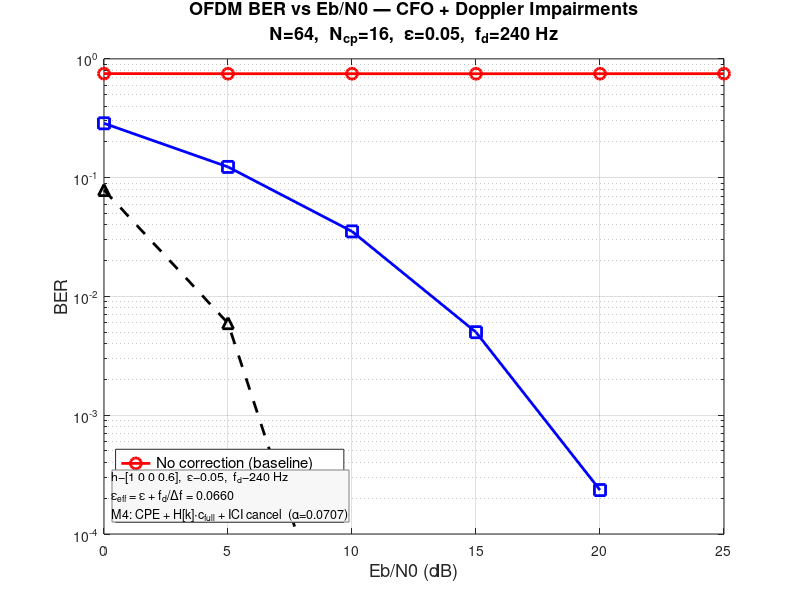
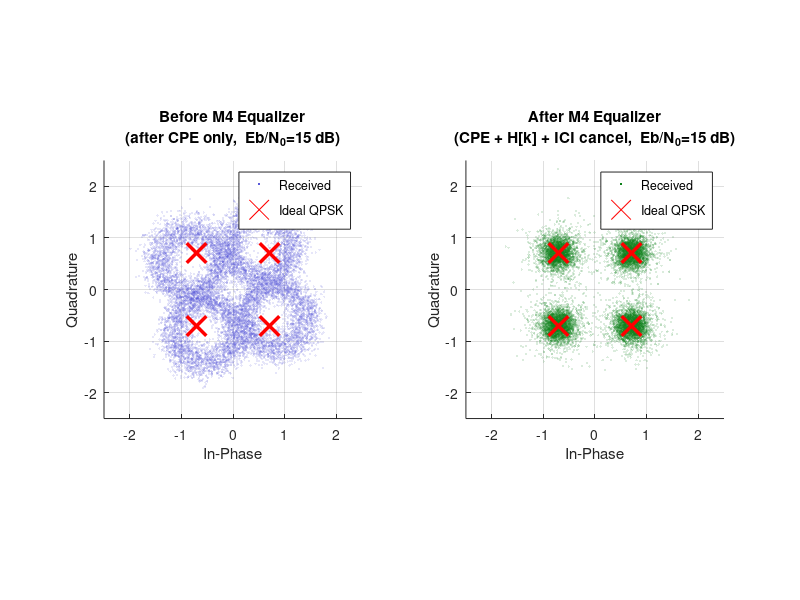

The MATLAB script that drew these images, in order: (Note: this script raises an error after producing the figures.)
% =========================================================================
%  ofdm_M4_equalizer.m
%  M4 Method: Simple ICI-Aware Equalizer for OFDM under CFO + Doppler
%
%  System: N=64, N_cp=16, QPSK, h=[1 0 0 0.6], epsilon=0.05, f_d~240 Hz
%
%  FIGURES PRODUCED
%  ----------------
%  Figure 1  — BER vs Eb/N0 (three curves)
%  Figure 2  — Constellation before / after M4  (Eb/N0 = 15 dB)
%  Figure 3  — M4 pipeline: 4-step constellation progression
%  Figure 4  — ICI leakage spectrum (sinc model)
%  Figure 5  — ICI coefficient matrix (16×16 heat-map)
%  Figure 6  — Channel frequency response |H[k]| and angle
%  Figure 7  — CPE phase drift vs symbol index
%  Figure 8  — Residual interference power at each M4 step (bar chart)
%  Figure 9  — EVM² vs Eb/N0 at each M4 step (waterfall)
%  Figure 10 — ICI coefficient alpha vs eps_eff (sensitivity)
%
% =========================================================================

clear; clc; close all;

% ── System Parameters ──────────────────────────────────────────────────
N        = 64;
N_cp     = 16;
N_sym    = 1000;
bps      = 2;

Delta_f  = 15e3;
fs       = N * Delta_f;
f_c      = 2.4e9;
v_ms     = 30;
c_light  = 3e8;
f_d      = (v_ms / c_light) * f_c;

epsilon  = 0.05;
eps_dop  = f_d / Delta_f;
eps_eff  = epsilon + eps_dop;
dphi     = 2 * pi * eps_eff / N;

h_cir    = [1, 0, 0, 0.6];

EbN0_dB       = [0, 5, 10, 15, 20, 25];
EbN0_dB_const = 15;

fprintf('=== M4 ICI-Aware OFDM Equalizer Simulation ===\n');
fprintf('N=%d, N_cp=%d, fs=%.0f kHz\n', N, N_cp, fs/1e3);
fprintf('epsilon=%.4f, f_d=%.1f Hz, eps_eff=%.4f\n', epsilon, f_d, eps_eff);

% ── Derived quantities ─────────────────────────────────────────────────
qpsk_map = (1/sqrt(2)) * [1+1j, -1+1j, 1-1j, -1-1j];
H_freq   = fft(h_cir, N);
c_full   = sinc(eps_eff) * exp(1j * pi * eps_eff * (N-1) / N);
alpha    = sinc(eps_eff - 1) / sinc(eps_eff);

fprintf('c_full = %.4f angle %.2f deg\n', abs(c_full), angle(c_full)*180/pi);
fprintf('alpha  = %.6f\n\n', alpha);

% ── Allocate BER arrays ────────────────────────────────────────────────
BER_no_corr = zeros(1, length(EbN0_dB));
BER_M4      = zeros(1, length(EbN0_dB));
BER_theory  = zeros(1, length(EbN0_dB));

% ── Extra storage for diagnostic plots ────────────────────────────────
rx_raw_all   = [];   % Y  (no correction)       — for Fig 3
rx_Y1_all    = [];   % Y1 (after CPE)           — for Fig 3
rx_Y2_all    = [];   % Y2 (after channel EQ)    — for Fig 3
rx_Y3_all    = [];   % Y3 (after ICI cancel)    — for Fig 3

% Residual power accumulators (no-noise run, done after main loop)
% EVM vs SNR storage
EVM_Y1_dB   = zeros(1, length(EbN0_dB));
EVM_Y2_dB   = zeros(1, length(EbN0_dB));
EVM_Y3_dB   = zeros(1, length(EbN0_dB));

% ═══════════════════════════════════════════════════════════════════════
%  MAIN SIMULATION LOOP
% ═══════════════════════════════════════════════════════════════════════
for snr_idx = 1:length(EbN0_dB)

    EbN0_lin = 10^(EbN0_dB(snr_idx) / 10);
    sigma2   = 1 / (N * bps * EbN0_lin);
    BER_theory(snr_idx) = qfunc(sqrt(2 * EbN0_lin));

    n_err_no = 0;  n_err_M4 = 0;  n_bits = 0;
    evm1 = 0;  evm2 = 0;  evm3 = 0;   % MSE accumulators for EVM

    for sym_idx = 0:(N_sym - 1)

        % TX
        bits_tx = randi([0, 3], 1, N);
        X       = qpsk_map(bits_tx + 1);
        x_td    = ifft(X, N);
        x_cp    = [x_td(end-N_cp+1:end), x_td];

        % Multipath
        x_mp = conv(x_cp, h_cir);
        x_mp = x_mp(1 : N + N_cp);

        % CFO + Doppler
        n0    = sym_idx * (N + N_cp);
        n_vec = n0 : n0 + (N + N_cp) - 1;
        r_imp = x_mp .* exp(1j * dphi .* n_vec);

        % AWGN
        noise = sqrt(sigma2) * (randn(1,N+N_cp) + 1j*randn(1,N+N_cp));
        r_rx  = r_imp + noise;

        % CP strip + FFT
        Y = fft(r_rx(N_cp+1:end), N);

        % Baseline
        [~, idx_no] = min(abs(repmat(Y.',1,4) - repmat(qpsk_map,N,1)), [], 2);
        n_err_no    = n_err_no + sum(bits_tx ~= idx_no'-1);

        % ── M4 Equalizer ──────────────────────────────────────────────

        % Step 1: CPE removal
        phi_CPE = dphi * (n0 + N_cp);
        Y1      = Y * exp(-1j * phi_CPE);

        % Step 2: Channel + sinc equalisation
        Y2 = Y1 ./ (H_freq * c_full);

        % Step 3: Nearest-neighbour ICI cancellation
        [~, idx_tmp] = min(abs(repmat(Y2.',1,4) - repmat(qpsk_map,N,1)), [], 2);
        Xhat    = qpsk_map(idx_tmp');
        Y3      = Y2 - alpha * (circshift(Xhat,1) + circshift(Xhat,-1));

        % Final decision
        [~, idx_M4] = min(abs(repmat(Y3.',1,4) - repmat(qpsk_map,N,1)), [], 2);
        n_err_M4    = n_err_M4 + sum(bits_tx ~= idx_M4'-1);
        n_bits      = n_bits + N;

        % EVM accumulation (MSE relative to true X)
        evm1 = evm1 + sum(abs(Y1 - X .* H_freq * c_full).^2);
        evm2 = evm2 + sum(abs(Y2 - X).^2);
        evm3 = evm3 + sum(abs(Y3 - X).^2);

        % Store constellations at target Eb/N0 (first 200 symbols)
        if EbN0_dB(snr_idx) == EbN0_dB_const && sym_idx < 200
            rx_raw_all = [rx_raw_all, Y ];  %#ok
            rx_Y1_all  = [rx_Y1_all,  Y1]; %#ok
            rx_Y2_all  = [rx_Y2_all,  Y2]; %#ok
            rx_Y3_all  = [rx_Y3_all,  Y3]; %#ok
        end

    end % symbol loop

    BER_no_corr(snr_idx) = n_err_no / n_bits;
    BER_M4(snr_idx)      = n_err_M4 / n_bits;
    EVM_Y1_dB(snr_idx)   = 10*log10(evm1 / n_bits);
    EVM_Y2_dB(snr_idx)   = 10*log10(evm2 / n_bits);
    EVM_Y3_dB(snr_idx)   = 10*log10(evm3 / n_bits);

    fprintf('Eb/N0=%2d dB | no-corr=%.4f | M4=%.4f | theory=%.6f\n', ...
        EbN0_dB(snr_idx), BER_no_corr(snr_idx), BER_M4(snr_idx), BER_theory(snr_idx));

end % Eb/N0 loop

% ── No-noise run to measure pure ICI residual at each step ────────────
step_pow_raw = 0;  step_pow_Y2 = 0;  step_pow_Y3 = 0;
N_nn = 500;
for sym_idx = 0:(N_nn-1)
    bits_tx = randi([0,3],1,N);
    X       = qpsk_map(bits_tx+1);
    x_td    = ifft(X,N);
    x_cp    = [x_td(end-N_cp+1:end), x_td];
    x_mp    = conv(x_cp, h_cir); x_mp = x_mp(1:N+N_cp);
    n0      = sym_idx*(N+N_cp);
    r       = x_mp .* exp(1j*dphi*(n0:n0+N+N_cp-1));
    Y       = fft(r(N_cp+1:end), N);
    Y1      = Y * exp(-1j * dphi*(n0+N_cp));
    Y2      = Y1 ./ (H_freq * c_full);
    [~,itmp]= min(abs(repmat(Y2.',1,4)-repmat(qpsk_map,N,1)),[],2);
    Xh      = qpsk_map(itmp');
    Y3      = Y2 - alpha*(circshift(Xh,1)+circshift(Xh,-1));
    step_pow_raw = step_pow_raw + mean(abs(Y/N - X).^2);  % normalised
    step_pow_Y2  = step_pow_Y2  + mean(abs(Y2 - X).^2);
    step_pow_Y3  = step_pow_Y3  + mean(abs(Y3 - X).^2);
end
step_pow_raw = step_pow_raw / N_nn;
step_pow_Y2  = step_pow_Y2  / N_nn;
step_pow_Y3  = step_pow_Y3  / N_nn;

fprintf('\nNo-noise ICI residual power:\n');
fprintf('  Raw (no EQ):    %.4f  (%.1f dB)\n', step_pow_raw, 10*log10(step_pow_raw));
fprintf('  After Step 2:   %.4f  (%.1f dB)\n', step_pow_Y2,  10*log10(step_pow_Y2));
fprintf('  After Step 3:   %.4f  (%.1f dB)\n', step_pow_Y3,  10*log10(step_pow_Y3));

fprintf('\nAll figures being generated...\n');

% ═══════════════════════════════════════════════════════════════════════
%  FIGURE 1 — BER vs Eb/N0
% ═══════════════════════════════════════════════════════════════════════
figure(1); clf;
semilogy(EbN0_dB, BER_no_corr, 'r-o',  'LineWidth',2,'MarkerSize',8, ...
         'DisplayName','No correction (baseline)');
hold on;
semilogy(EbN0_dB, BER_M4,      'b-s',  'LineWidth',2,'MarkerSize',8, ...
         'DisplayName','M4 ICI-aware equalizer');
semilogy(EbN0_dB, BER_theory,  'k--^', 'LineWidth',2,'MarkerSize',8, ...
         'DisplayName','Theoretical AWGN (QPSK)');
hold off;
grid on;
xlabel('Eb/N0 (dB)','FontSize',13); ylabel('BER','FontSize',13);
title({'OFDM BER vs Eb/N0 — CFO + Doppler Impairments', ...
       sprintf('N=%d,  N_{cp}=%d,  \\epsilon=%.2f,  f_d=%.0f Hz', ...
               N,N_cp,epsilon,f_d)},'FontSize',13);
legend('Location','southwest','FontSize',11);
ylim([1e-4,1]);
annotation('textbox',[0.14,0.13,0.44,0.14], ...
    'String',{sprintf('h=[1 0 0 0.6],  \\epsilon=%.2f,  f_d=%.0f Hz',epsilon,f_d), ...
              sprintf('\\epsilon_{eff} = \\epsilon + f_d/\\Deltaf = %.4f',eps_eff), ...
              sprintf('M4: CPE + H[k]\\cdotc_{full} + ICI cancel  (\\alpha=%.4f)',alpha)}, ...
    'FitBoxToText','on','BackgroundColor',[0.97 0.97 0.97], ...
    'EdgeColor',[0.5 0.5 0.5],'FontSize',9);

% ═══════════════════════════════════════════════════════════════════════
%  FIGURE 2 — Constellation before / after M4  (original required plot)
% ═══════════════════════════════════════════════════════════════════════
figure(2); clf;
subplot(1,2,1);
scatter(real(rx_Y1_all),imag(rx_Y1_all),3,[0.35 0.35 0.85],'filled', ...
        'MarkerFaceAlpha',0.15);
hold on;
scatter(real(qpsk_map),imag(qpsk_map),200,'r','x','LineWidth',2.5);
hold off; grid on; axis equal;
xlabel('In-Phase'); ylabel('Quadrature');
title({'Before M4 Equalizer', ...
       sprintf('(after CPE only,  Eb/N_0=%d dB)',EbN0_dB_const)},'FontSize',11);
legend('Received','Ideal QPSK','Location','northeast','FontSize',9);
xlim([-2.5 2.5]); ylim([-2.5 2.5]); set(gca,'FontSize',10);

subplot(1,2,2);
scatter(real(rx_Y3_all),imag(rx_Y3_all),3,[0.05 0.50 0.10],'filled', ...
        'MarkerFaceAlpha',0.15);
hold on;
scatter(real(qpsk_map),imag(qpsk_map),200,'r','x','LineWidth',2.5);
hold off; grid on; axis equal;
xlabel('In-Phase'); ylabel('Quadrature');
title({'After M4 Equalizer', ...
       sprintf('(CPE + H[k] + ICI cancel,  Eb/N_0=%d dB)',EbN0_dB_const)},'FontSize',11);
legend('Received','Ideal QPSK','Location','northeast','FontSize',9);
xlim([-2.5 2.5]); ylim([-2.5 2.5]); set(gca,'FontSize',10);
sgtitle({'QPSK Constellation: Before vs After M4 Equalizer', ...
         sprintf('\\epsilon=%.2f,  f_d=%.0f Hz,  h=[1 0 0 0.6]',epsilon,f_d)}, ...
        'FontSize',13);

% ═══════════════════════════════════════════════════════════════════════
%  FIGURE 3 — M4 Pipeline: 4-stage constellation progression
% ═══════════════════════════════════════════════════════════════════════
figure(3); clf;
stage_data  = {rx_raw_all, rx_Y1_all, rx_Y2_all, rx_Y3_all};
stage_title = {'Step 0: Raw FFT output', ...
               'Step 1: After CPE removal', ...
               'Step 2: After channel EQ', ...
               'Step 3: After ICI cancel (M4)'};
stage_note  = {'Uniform cloud — ICI + phase drift', ...
               'Phase stabilised, channel still in', ...
               'Clusters centred, ICI residual spread', ...
               'Tight clusters \rightarrow reliable decisions'};
stage_col   = {[0.45 0.45 0.45]; [0.20 0.35 0.80]; [0.85 0.45 0.10]; [0.10 0.60 0.20]};
lim_vals    = {[-4 4]; [-4 4]; [-2 2]; [-2 2]};

for s = 1:4
    subplot(1,4,s);
    rx = stage_data{s};
    scatter(real(rx), imag(rx), 2, stage_col{s}, 'filled', 'MarkerFaceAlpha', 0.12);
    hold on;
    scatter(real(qpsk_map), imag(qpsk_map), 120, 'r', 'x', 'LineWidth', 2.2);
    hold off; grid on; axis equal;
    xlim(lim_vals{s}); ylim(lim_vals{s});
    title(stage_title{s}, 'FontSize', 9.5, 'FontWeight', 'bold');
    xlabel('In-Phase', 'FontSize', 8);
    if s == 1; ylabel('Quadrature', 'FontSize', 8); end
    text(0.5, -0.10, stage_note{s}, 'Units','normalized', ...
         'HorizontalAlignment','center','FontSize',7.5, ...
         'Color', stage_col{s}, 'FontAngle','italic');
    % decision region boundaries (dashed diagonals)
    line(lim_vals{s}, [0 0], 'Color',[0.7 0.7 0.7],'LineStyle',':','LineWidth',0.8);
    line([0 0], lim_vals{s}, 'Color',[0.7 0.7 0.7],'LineStyle',':','LineWidth',0.8);
end
sgtitle(sprintf('M4 Equalizer Pipeline — Constellation at Each Step  (Eb/N_0 = %d dB)', ...
                EbN0_dB_const), 'FontSize', 12, 'FontWeight', 'bold');

% ═══════════════════════════════════════════════════════════════════════
%  FIGURE 4 — ICI Leakage Spectrum (sinc model)
% ═══════════════════════════════════════════════════════════════════════
figure(4); clf;
d_arr  = linspace(-4, 4, 800);
sinc_v = abs(sinc(eps_eff - d_arr));   % |sinc(eps_eff - Delta_k)|

plot(d_arr, sinc_v, 'b-', 'LineWidth', 2); hold on;
% Shade self-term region
fill([eps_eff-0.3, eps_eff+0.3, eps_eff+0.3, eps_eff-0.3], [0,0,1.05,1.05], ...
     [0.2 0.6 0.9], 'FaceAlpha',0.20,'EdgeColor','none');
% Shade nearest neighbours
fill([eps_eff-1.3, eps_eff-0.7, eps_eff-0.7, eps_eff-1.3],[0,0,1.05,1.05], ...
     [1 0.5 0.1],'FaceAlpha',0.25,'EdgeColor','none');
fill([eps_eff+0.7, eps_eff+1.3, eps_eff+1.3, eps_eff+0.7],[0,0,1.05,1.05], ...
     [1 0.5 0.1],'FaceAlpha',0.25,'EdgeColor','none');

xline(eps_eff,   '--', 'Color',[0.2 0.6 0.2], 'LineWidth',1.5, ...
      'Label', sprintf(' Self (k=m, \\Delta k=\\epsilon_{eff}=%.3f)',eps_eff), ...
      'LabelHorizontalAlignment','right','FontSize',8);
xline(eps_eff-1, '--', 'Color',[0.85 0.4 0.0], 'LineWidth',1.5, ...
      'Label',' k-1  ICI', 'LabelHorizontalAlignment','right','FontSize',8);
xline(eps_eff+1, '--', 'Color',[0.85 0.4 0.0], 'LineWidth',1.5, ...
      'Label',' k+1  ICI', 'LabelHorizontalAlignment','left','FontSize',8);

% Annotate values
text(eps_eff+0.08, sinc(0)+0.02, ...
     sprintf('|sinc(%.3f)| = %.3f', eps_eff, sinc(eps_eff)), ...
     'FontSize',8,'Color',[0.1 0.5 0.1]);
text(eps_eff-1+0.08, abs(sinc(eps_eff-1))+0.04, ...
     sprintf('\\alpha = %.4f', abs(alpha)), ...
     'FontSize',8,'Color',[0.7 0.3 0.0]);

hold off; grid on;
xlabel('\Delta k  (subcarrier offset from target)', 'FontSize', 12);
ylabel('|sinc(\epsilon_{eff} - \Delta k)|',          'FontSize', 12);
title({'ICI Leakage Spectrum — sinc Model', ...
       sprintf('\\epsilon_{eff}=%.4f,  nearest-neighbour \\alpha=%.4f', eps_eff, abs(alpha))}, ...
      'FontSize', 12);
xlim([-4 4]); ylim([0 1.1]);
legend('sinc leakage envelope','Self region','k±1 ICI (M4 cancels)', ...
       'Location','north','FontSize',9);

% ═══════════════════════════════════════════════════════════════════════
%  FIGURE 5 — ICI Coefficient Matrix (16×16 heat-map)
% ═══════════════════════════════════════════════════════════════════════
figure(5); clf;
Nshow = 16;
ICI_mat = zeros(Nshow, Nshow);
for k = 1:Nshow
    for m = 1:Nshow
        delta_km = (m-1) + eps_eff - (k-1);
        % wrap into (-N/2, N/2]
        delta_km = mod(delta_km + N/2, N) - N/2;
        ICI_mat(k,m) = abs(sinc(delta_km) * exp(1j*pi*delta_km*(N-1)/N) / c_full);
    end
end
imagesc(0:Nshow-1, 0:Nshow-1, ICI_mat);
colormap(flipud(gray));  colorbar;
hold on;
% Overlay diagonal (self) in cyan and ±1 in orange
for k = 0:Nshow-1
    plot(k, k, 'cs', 'MarkerSize', 9, 'MarkerFaceColor','c', 'LineWidth',0.5);
    if k > 0
        plot(k-1, k, 'o', 'Color',[1 0.45 0.0], 'MarkerSize',6, ...
             'MarkerFaceColor',[1 0.75 0.3], 'LineWidth',0.5);
    end
    if k < Nshow-1
        plot(k+1, k, 'o', 'Color',[1 0.45 0.0], 'MarkerSize',6, ...
             'MarkerFaceColor',[1 0.75 0.3], 'LineWidth',0.5);
    end
end
hold off;
xlabel('Source subcarrier  m', 'FontSize', 12);
ylabel('Target subcarrier  k', 'FontSize', 12);
title({'ICI Coefficient Matrix  |c(k,m)|  (first 16 subcarriers)', ...
       'Diagonal = self-term (≈1),  Off-diagonal = leakage M4 cancels'}, 'FontSize',11);
legend({'Self  k=m', 'k±1  (M4 cancels)'}, 'Location','eastoutside','FontSize',9);
set(gca,'XTick',0:2:Nshow-1,'YTick',0:2:Nshow-1);
cb = colorbar; cb.Label.String = '|coefficient|'; cb.Label.FontSize = 9;

% ═══════════════════════════════════════════════════════════════════════
%  FIGURE 6 — Channel Frequency Response
% ═══════════════════════════════════════════════════════════════════════
figure(6); clf;
k_arr = 0:N-1;

subplot(2,1,1);
bar(k_arr, abs(H_freq), 0.75, 'FaceColor',[0.22 0.45 0.75], 'EdgeColor','none');
hold on;
yline(1,'--','Color',[0.5 0.5 0.5],'LineWidth',1.2,'Label','Flat reference','FontSize',8);
% Shade fades
idx_fade = find(abs(H_freq) < 0.8);
for ii = idx_fade
    patch([ii-1.5 ii-0.5 ii-0.5 ii-1.5],[0 0 2 2],[1 0.3 0.3], ...
          'FaceAlpha',0.15,'EdgeColor','none');
end
hold off; grid on;
ylabel('|H[k]|','FontSize',11);
title(sprintf('Channel Frequency Response  h = [1, 0, 0, 0.6]  (N=%d)',N),'FontSize',12);
xlim([-1 N]); ylim([0 1.85]);
text(1,1.70,sprintf('max=%.2f,  min=%.2f,  causes %.1f dB variation', ...
     max(abs(H_freq)), min(abs(H_freq)), ...
     20*log10(max(abs(H_freq))/min(abs(H_freq)))),'FontSize',8,'Color',[0.4 0.4 0.4]);

subplot(2,1,2);
plot(k_arr, unwrap(angle(H_freq))*180/pi, '-', ...
     'Color',[0.55 0.15 0.75],'LineWidth',1.8);
grid on;
xlabel('Subcarrier index  k','FontSize',11);
ylabel('\angleH[k]  (degrees)','FontSize',11);
title('Channel Phase Response (unwrapped)','FontSize',11);
xlim([-1 N]);

% ═══════════════════════════════════════════════════════════════════════
%  FIGURE 7 — CPE Phase Drift vs Symbol Index
% ═══════════════════════════════════════════════════════════════════════
figure(7); clf;
sym_show    = 0:99;
phi_drift   = mod(dphi * (sym_show*(N+N_cp) + N_cp) * 180/pi, 360);
phi_cumul   = dphi * (sym_show*(N+N_cp) + N_cp) * 180/pi;

subplot(2,1,1);
plot(sym_show, phi_drift, 'Color',[0.85 0.35 0.10], 'LineWidth',1.8);
hold on;
% QPSK boundary lines at 45,135,225,315
for bnd = [45 135 225 315]
    yline(bnd,'--','Color',[0.8 0.2 0.2],'LineWidth',1,'Alpha',0.6);
end
scatter(sym_show, phi_drift, 18, 'filled', 'MarkerFaceColor',[0.85 0.35 0.10]);
hold off; grid on;
xlabel('OFDM Symbol Index','FontSize',11);
ylabel('CPE Phase mod 360°  (deg)','FontSize',11);
title({'Common Phase Error (CPE) Across Symbols — Before Step 1 Correction', ...
       sprintf('\\epsilon_{eff}=%.4f,  phase increment = %.4f deg/symbol', ...
               eps_eff, dphi*(N+N_cp)*180/pi)},'FontSize',11);
ylim([0 370]);
text(2,330,{'Dashed lines = QPSK decision boundaries (±45°,±135°)', ...
            'Phase crosses boundaries \Rightarrow errors without correction'}, ...
    'FontSize',8,'Color',[0.7 0.1 0.1]);

subplot(2,1,2);
plot(sym_show, phi_cumul, 'Color',[0.20 0.40 0.80], 'LineWidth',1.8);
hold on;
scatter(sym_show, phi_cumul, 18, 'filled', 'MarkerFaceColor',[0.20 0.40 0.80]);
hold off; grid on;
xlabel('OFDM Symbol Index','FontSize',11);
ylabel('Cumulative CPE (degrees)','FontSize',11);
title('Cumulative Phase Growth (unbounded without correction)','FontSize',11);

% ═══════════════════════════════════════════════════════════════════════
%  FIGURE 8 — Residual Interference Power at Each M4 Step (bar chart)
% ═══════════════════════════════════════════════════════════════════════
figure(8); clf;
step_labels = {'No EQ (raw)', 'After Step 1\n(CPE only)', ...
               'After Step 2\n(+ Channel EQ)', 'After Step 3\n(+ ICI cancel)'};
step_powers_dB = [10*log10(step_pow_raw + 1), ...   % +1 avoids log(0) for raw
                  10*log10(step_pow_raw + 1), ...   % CPE alone doesn't change ICI
                  10*log10(step_pow_Y2), ...
                  10*log10(step_pow_Y3)];
% Recompute raw and CPE-only residuals cleanly
raw_pow  = step_pow_raw;   % measured above
cpe_pow  = step_pow_raw;   % CPE is a scalar, doesn't change ICI magnitude
vals_dB  = [10*log10(raw_pow), 10*log10(cpe_pow), ...
            10*log10(step_pow_Y2), 10*log10(step_pow_Y3)];
bar_colors = [0.45 0.45 0.45; 0.80 0.35 0.35; 0.90 0.55 0.10; 0.15 0.60 0.25];

for b = 1:4
    bar_h = bar(b, vals_dB(b), 0.55);
    bar_h.FaceColor = bar_colors(b,:);
    hold on;
end
hold off; grid on;
set(gca, 'XTick', 1:4, 'XTickLabel', ...
    {'Raw FFT','Step 1: CPE','Step 2: +Channel','Step 3: +ICI'}, 'FontSize',10);
ylabel('Residual Interference Power (dB)','FontSize',12);
title({'Residual ICI Power at Each M4 Stage  (no noise, ICI only)', ...
       'Lower is better — Step 2 provides the largest gain'},'FontSize',12);
for b = 1:4
    text(b, vals_dB(b)+0.4, sprintf('%.1f dB', vals_dB(b)), ...
         'HorizontalAlignment','center','FontSize',9,'FontWeight','bold');
end
yline(0,'--','Color',[0.5 0.5 0.5],'LineWidth',1,'Label','0 dB ref','FontSize',8);

% ═══════════════════════════════════════════════════════════════════════
%  FIGURE 9 — EVM² vs Eb/N0 at each M4 step  (waterfall)
% ═══════════════════════════════════════════════════════════════════════
figure(9); clf;
plot(EbN0_dB, EVM_Y1_dB, 'r-o', 'LineWidth',2,'MarkerSize',8, ...
     'DisplayName','After Step 1: CPE removal');
hold on;
plot(EbN0_dB, EVM_Y2_dB, '-s', 'Color',[0.90 0.50 0.05], 'LineWidth',2,'MarkerSize',8, ...
     'DisplayName','After Step 2: + Channel EQ');
plot(EbN0_dB, EVM_Y3_dB, 'g-^', 'LineWidth',2,'MarkerSize',8, ...
     'DisplayName','After Step 3: + ICI cancel  (M4 output)');

% Shade improvement bands
fill([EbN0_dB, fliplr(EbN0_dB)], ...
     [EVM_Y1_dB, fliplr(EVM_Y2_dB)], ...
     [0.95 0.75 0.55], 'FaceAlpha',0.25,'EdgeColor','none', ...
     'DisplayName','Gain from Step 2');
fill([EbN0_dB, fliplr(EbN0_dB)], ...
     [EVM_Y2_dB, fliplr(EVM_Y3_dB)], ...
     [0.65 0.90 0.65], 'FaceAlpha',0.25,'EdgeColor','none', ...
     'DisplayName','Gain from Step 3');
hold off; grid on;

xlabel('Eb/N0 (dB)',   'FontSize',12);
ylabel('Residual Error Power  E[|Y - X|^2]  (dB)','FontSize',12);
title({'Error Vector Magnitude² at Each M4 Step vs Eb/N0', ...
       'Shows which step dominates the correction at each SNR'},'FontSize',12);
legend('Location','northeast','FontSize',9);

% ═══════════════════════════════════════════════════════════════════════
%  FIGURE 10 — ICI coefficient alpha vs eps_eff  (sensitivity)
% ═══════════════════════════════════════════════════════════════════════
figure(10); clf;
eps_sweep = linspace(0.001, 0.49, 500);
alpha_sweep = abs(sinc(eps_sweep - 1) ./ sinc(eps_sweep));
sinc_att_dB = 20*log10(sinc(eps_sweep));    % sinc self-attenuation

yyaxis left;
plot(eps_sweep, alpha_sweep, 'Color',[0.55 0.15 0.75], 'LineWidth',2.2);
ylabel('\alpha  =  |sinc(\epsilon-1) / sinc(\epsilon)|', ...
       'Color',[0.55 0.15 0.75],'FontSize',11);
ylim([0 0.65]);

hold on;
% Mark operating point
xline(eps_eff,'--','Color',[0.85 0.40 0.05],'LineWidth',1.8, ...
      'Label',sprintf(' \\epsilon_{eff}=%.3f\\newline\\alpha=%.3f', eps_eff, abs(alpha)), ...
      'LabelHorizontalAlignment','right','FontSize',9);
scatter(eps_eff, abs(alpha), 80, [0.85 0.40 0.05], 'filled', 'ZData',1);
hold off;

yyaxis right;
plot(eps_sweep, sinc_att_dB, 'Color',[0.15 0.55 0.30], 'LineWidth',1.8, 'LineStyle','--');
ylabel('sinc self-attenuation  (dB)', 'Color',[0.15 0.55 0.30],'FontSize',11);
ylim([-5 0.2]);

grid on;
xlabel('\epsilon_{eff}  (normalised frequency offset)','FontSize',12);
title({'M4 Sensitivity: ICI Coefficient \alpha and sinc Attenuation vs \epsilon_{eff}', ...
       'Both corrections embedded in c_{full} and \alpha — computed once, fixed for the run'}, ...
      'FontSize',11);
legend({'\alpha (left axis,  ICI cancel strength)', ...
        'sinc attenuation (right axis, Step 2 compensates)'}, ...
       'Location','northwest','FontSize',9);

fprintf('\nAll 10 figures generated.\n');
